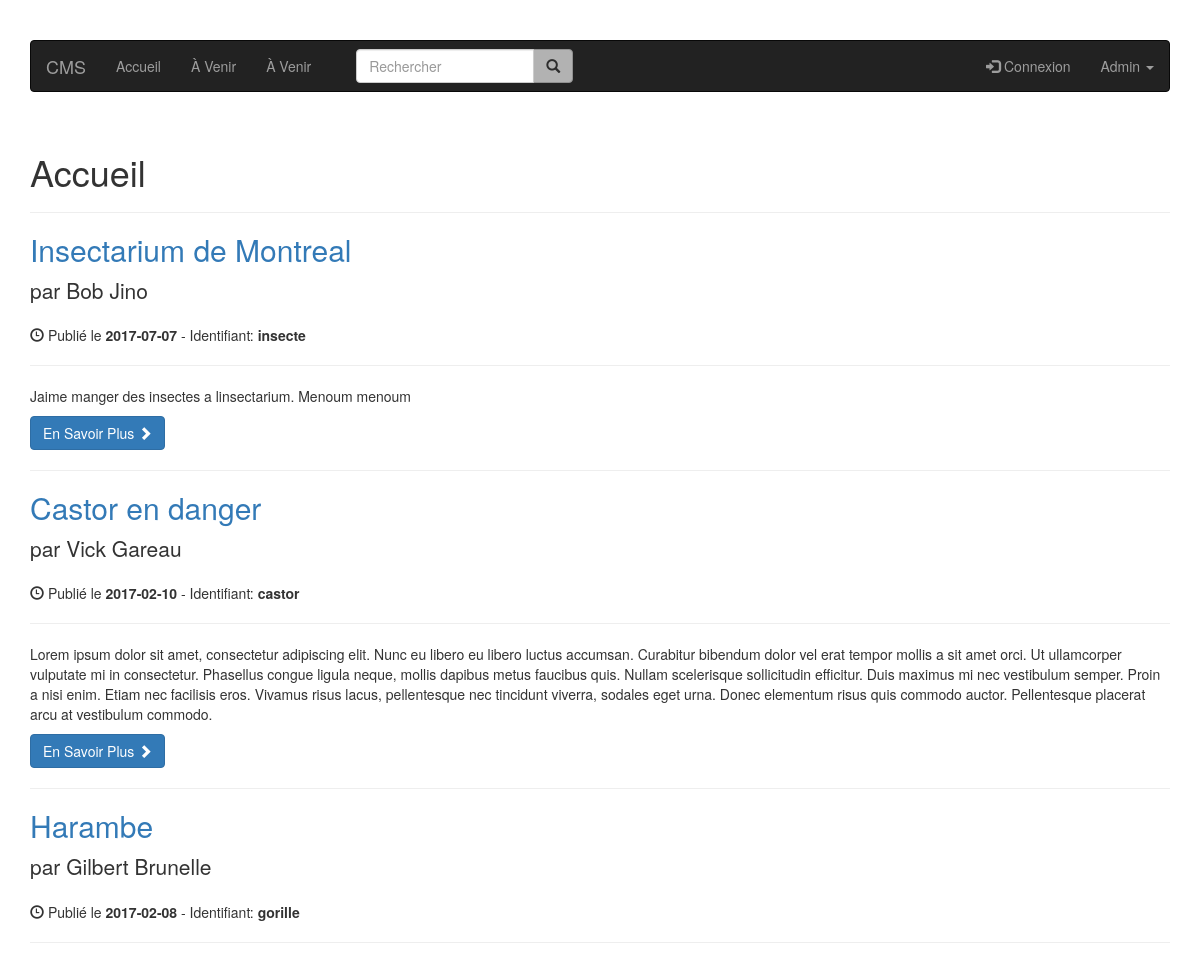
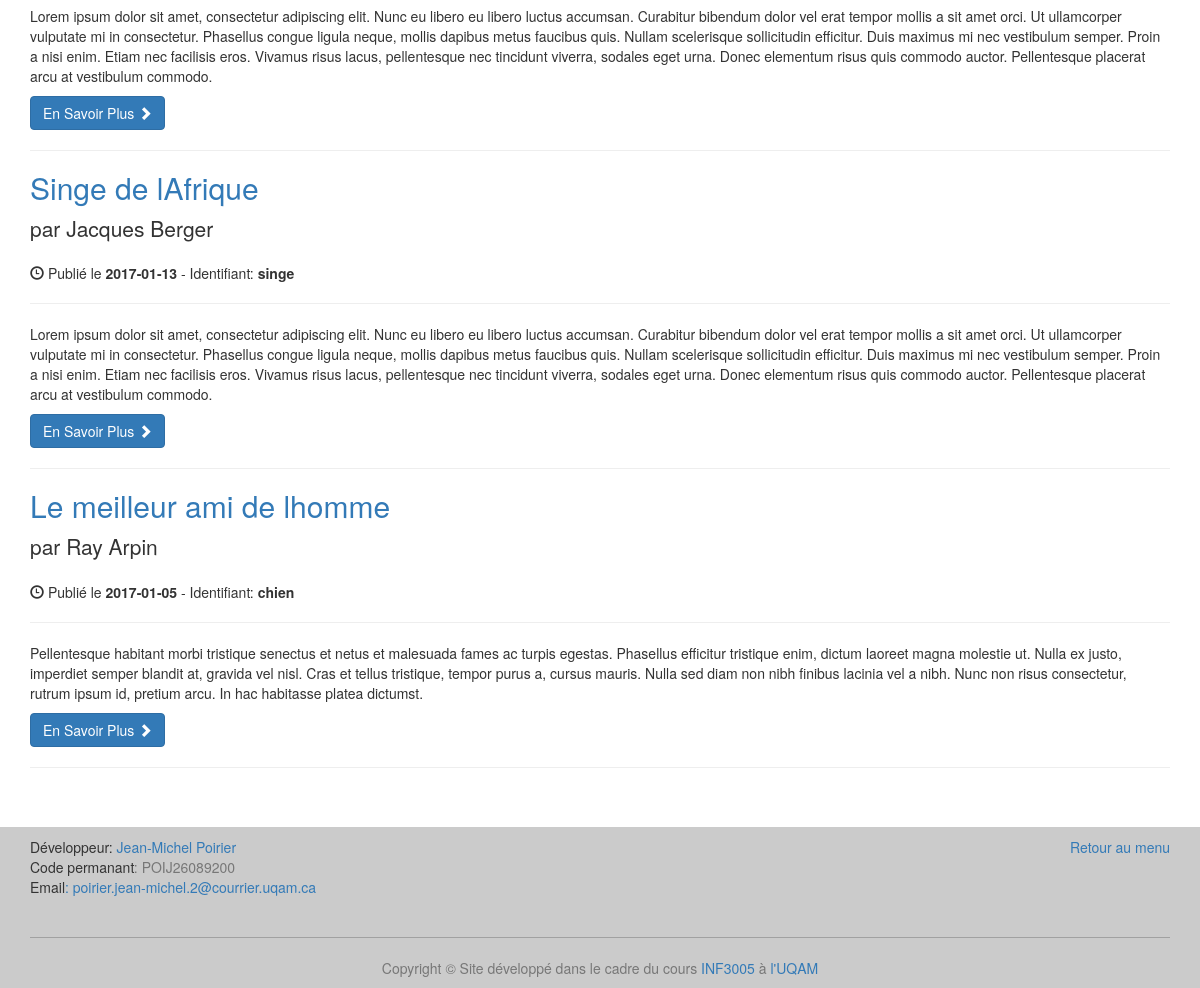
/, run on an earlier commit of the app's database (2 pictures, top to bottom).
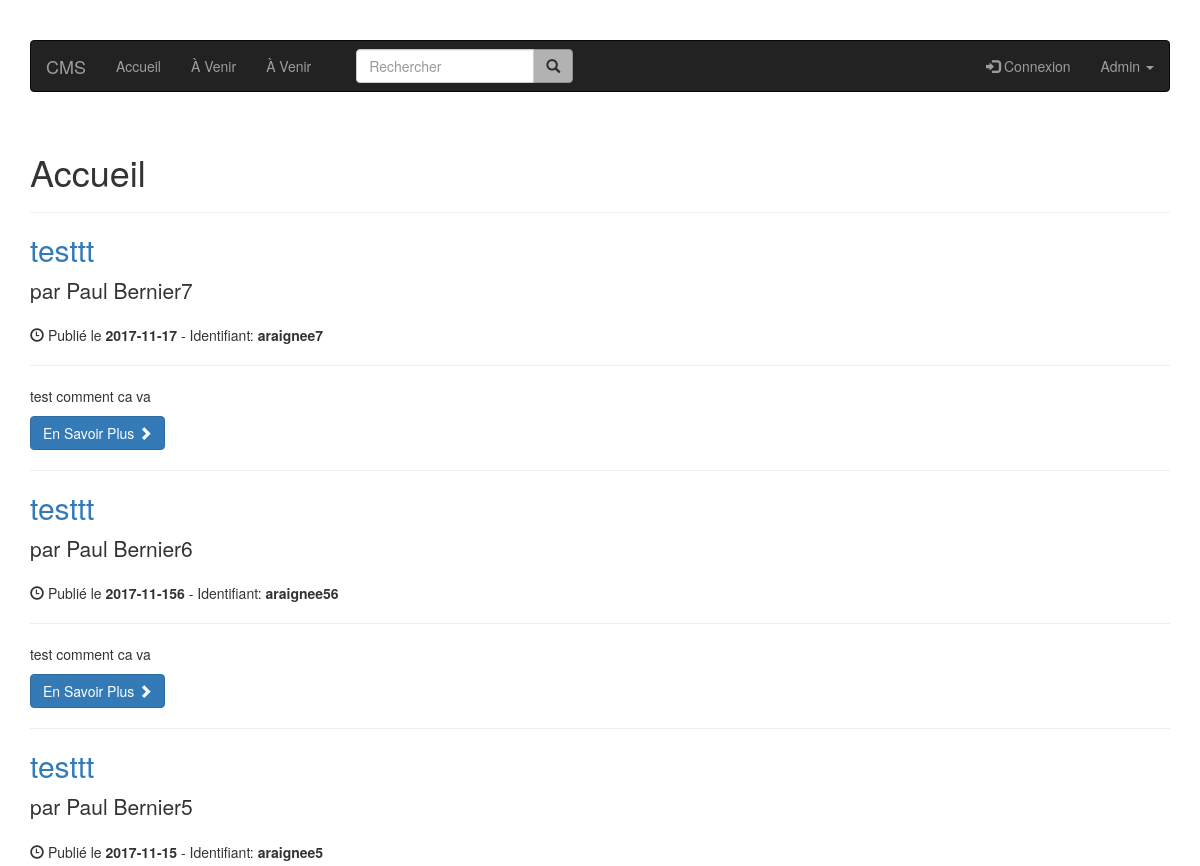
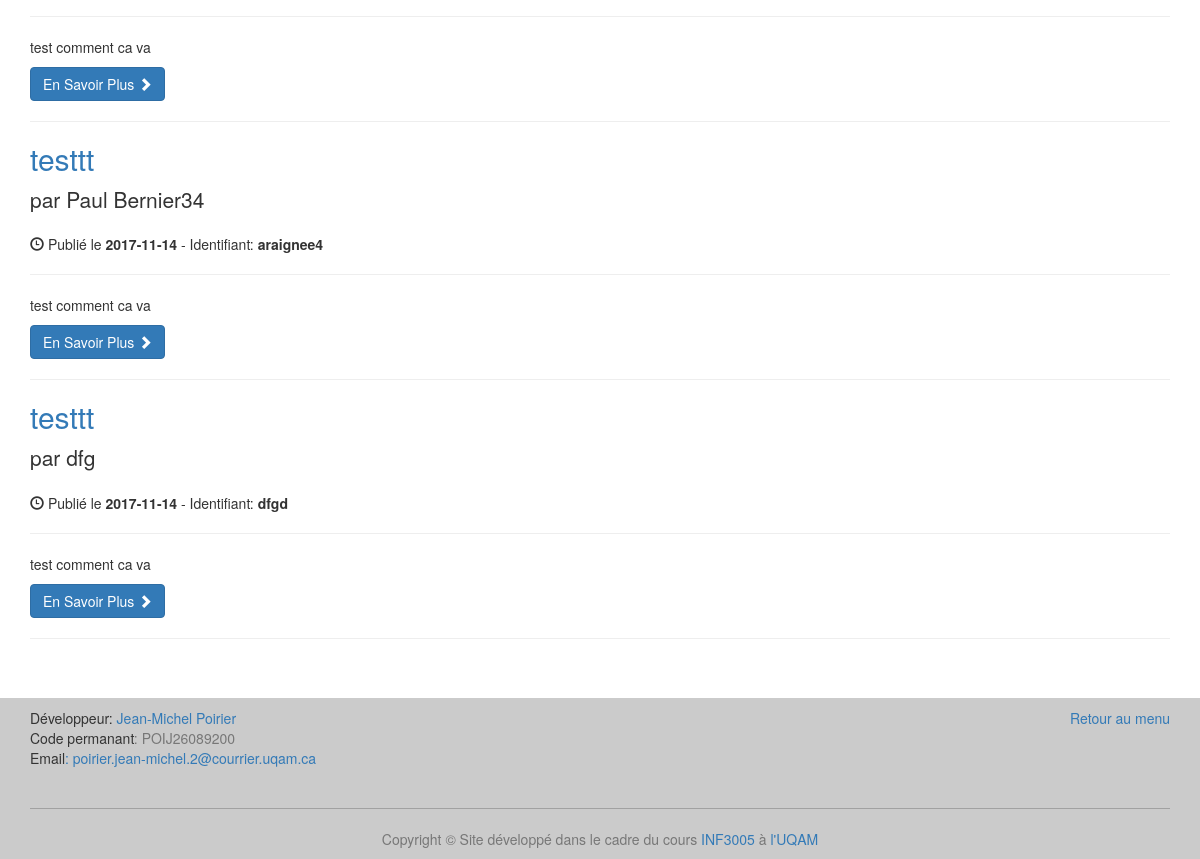
And on a later commit of the database (2 pictures, top to bottom).
### tables this page shows
CREATE TABLE article (
  id integer primary key,
  titre varchar(100),
  identifiant varchar(50),
  auteur varchar(100),
  date_publication text,
  paragraphe varchar(500)
);

### index.py (the view)
@app.route('/')
def start_page():
    publications = get_db().get_cinq_last_publications()
    return render_template('accueil.html', publications=publications)

### article.py (called while the page is built)
    def get_cinq_last_publications(self):
        cursor = self.get_connection_row().cursor()
        cursor.execute("SELECT * FROM article "
                       "WHERE date_publication < date('now') "
                       "ORDER BY date_publication DESC")
        publications = cursor.fetchmany(5)
        return publications

### database.py (called while the page is built)
    def get_connection_row(self):
        if self.connection is None:
            self.connection = sqlite3.connect('db/db.db')
            self.connection.row_factory = sqlite3.Row
        return self.connection

    def disconnect(self):
        if self.connection is not None:
            self.connection.close()

### index.py (called while the page is built)
def get_db():
    db = getattr(g, '_database', None)
    if db is None:
        g._database = Article()
    return g._database

@app.teardown_appcontext
def close_connection(exception):
    db = getattr(g, '_database', None)
    if db is not None:
        db.disconnect()

### templates/accueil.html (shortened to what this page needs)
{% extends "layout.html" %}
{% block content %}
    <h1>Accueil</h1>
    <hr class="divider">
    {% for publication in publications %}
        <h2>
            <a href="/article/{{ publication["identifiant"] }}">{{ publication["titre"] }}</a>
        </h2>
        <p class="lead">
            par {{ publication['auteur'] }}
        </p>
        <p><span class="glyphicon glyphicon-time"></span> Publié le <strong>{{ publication["date_publication"] }}</strong> - Identifiant: <strong>{{ publication["identifiant"] }}</strong></p>
        <hr>
        <p>{{ publication['paragraphe' ]}}</p>
        <a class="btn btn-primary" href="/article/{{ publication["identifiant"] }}">En Savoir Plus <span class="glyphicon glyphicon-chevron-right"></span></a>
        <hr>
    {% endfor %}
{% endblock %}

What changed in the data, as far as the page shows it:
no longer on this page (row edited): article: titre "Insectarium de Montreal", auteur "Bob Jino", date_publication "2017-07-07", identifiant "insecte", paragraphe "Jaime manger des insectes a linsectarium. Menoum menoum"
no longer on this page (row edited): article: titre "Castor en danger", auteur "Vick Gareau", date_publication "2017-02-10", identifiant "castor", paragraphe "Lorem ipsum dolor sit amet, consectetur adipiscing elit. Nunc eu libero eu libero luctus accumsan. Curabitur bibendum dolor vel erat tempor mollis a sit amet orci. Ut ullamcorper vulputate mi in consectetur. Phasellus congue ligula neque, mollis dapibus metus faucibus quis. Nullam scelerisque sollicitudin efficitur. Duis maximus mi nec vestibulum semper. Proin a nisi enim. Etiam nec facilisis eros. Vivamus risus lacus, pellentesque nec tincidunt viverra, sodales eget urna. Donec elementum risus quis commodo auctor. Pellentesque placerat arcu at vestibulum commodo."
no longer on this page (row edited): article: titre "Harambe", auteur "Gilbert Brunelle", date_publication "2017-02-08", identifiant "gorille", paragraphe "Lorem ipsum dolor sit amet, consectetur adipiscing elit. Nunc eu libero eu libero luctus accumsan. Curabitur bibendum dolor vel erat tempor mollis a sit amet orci. Ut ullamcorper vulputate mi in consectetur. Phasellus congue ligula neque, mollis dapibus metus faucibus quis. Nullam scelerisque sollicitudin efficitur. Duis maximus mi nec vestibulum semper. Proin a nisi enim. Etiam nec facilisis eros. Vivamus risus lacus, pellentesque nec tincidunt viverra, sodales eget urna. Donec elementum risus quis commodo auctor. Pellentesque placerat arcu at vestibulum commodo."
no longer on this page (row edited): article: titre "Singe de lAfrique", auteur "Jacques Berger", date_publication "2017-01-13", identifiant "singe", paragraphe "Lorem ipsum dolor sit amet, consectetur adipiscing elit. Nunc eu libero eu libero luctus accumsan. Curabitur bibendum dolor vel erat tempor mollis a sit amet orci. Ut ullamcorper vulputate mi in consectetur. Phasellus congue ligula neque, mollis dapibus metus faucibus quis. Nullam scelerisque sollicitudin efficitur. Duis maximus mi nec vestibulum semper. Proin a nisi enim. Etiam nec facilisis eros. Vivamus risus lacus, pellentesque nec tincidunt viverra, sodales eget urna. Donec elementum risus quis commodo auctor. Pellentesque placerat arcu at vestibulum commodo."
no longer on this page (row edited): article: titre "Le meilleur ami de lhomme", auteur "Ray Arpin", date_publication "2017-01-05", identifiant "chien", paragraphe "Pellentesque habitant morbi tristique senectus et netus et malesuada fames ac turpis egestas. Phasellus efficitur tristique enim, dictum laoreet magna molestie ut. Nulla ex justo, imperdiet semper blandit at, gravida vel nisl. Cras et tellus tristique, tempor purus a, cursus mauris. Nulla sed diam non nibh finibus lacinia vel a nibh. Nunc non risus consectetur, rutrum ipsum id, pretium arcu. In hac habitasse platea dictumst."
added article: titre "testtt", auteur "Paul Bernier7", date_publication "2017-11-17", identifiant "araignee7", paragraphe "test comment ca va"
added article: titre "testtt", auteur "Paul Bernier6", date_publication "2017-11-156", identifiant "araignee56", paragraphe "test comment ca va"
added article: titre "testtt", auteur "Paul Bernier5", date_publication "2017-11-15", identifiant "araignee5", paragraphe "test comment ca va"
added article: titre "testtt", auteur "Paul Bernier34", date_publication "2017-11-14", identifiant "araignee4", paragraphe "test comment ca va"
added article: titre "testtt", auteur "dfg", date_publication "2017-11-14", identifiant "dfgd", paragraphe "test comment ca va"
